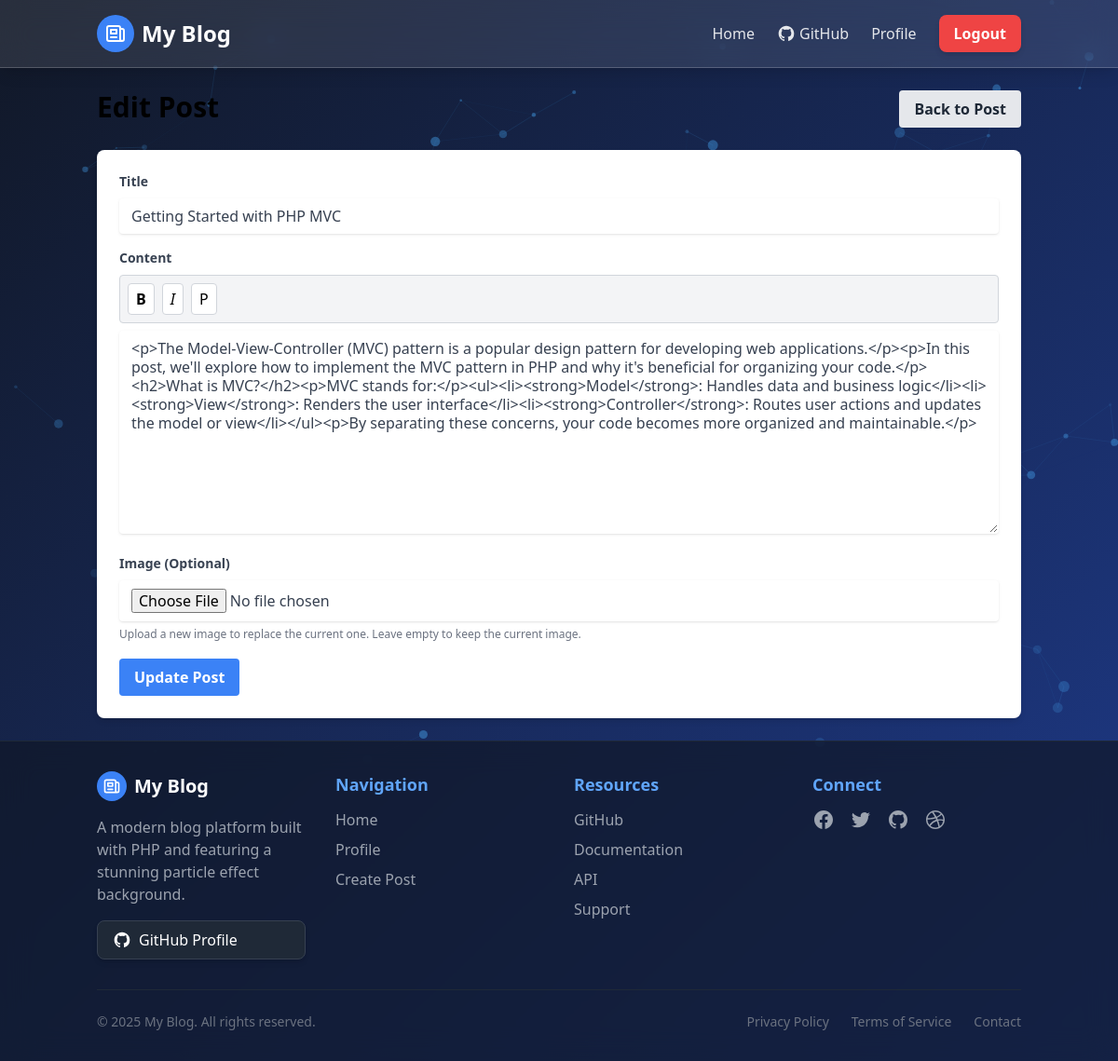
/public/posts/edit/2 (signed in), run on the app's committed database.
### tables this page shows
CREATE TABLE IF NOT EXISTS posts (
  id INT AUTO_INCREMENT PRIMARY KEY,
  user_id INT NOT NULL,
  title VARCHAR(255) NOT NULL,
  slug VARCHAR(255) NOT NULL UNIQUE,
  body TEXT NOT NULL,
  image VARCHAR(255) NOT NULL DEFAULT 'noimage.jpg',
  status ENUM('published', 'draft') NOT NULL DEFAULT 'published',
  created_at TIMESTAMP DEFAULT CURRENT_TIMESTAMP,
  updated_at TIMESTAMP DEFAULT CURRENT_TIMESTAMP ON UPDATE CURRENT_TIMESTAMP,
  FOREIGN KEY (user_id) REFERENCES users(id) ON DELETE CASCADE
);

### app/helpers/Router.php (called while the page is built, shortened)
<?php
class Router {
    protected $currentMethod = DEFAULT_METHOD;
    public function __construct() {
        $url = $this->getUrl();
        if(isset($url[0]) && file_exists('../app/controllers/' . ucwords($url[0]) . '.php')) {
            unset($url[0]);
        }
        $this->currentController = new $this->currentController;
        if(isset($url[1])) {
            if(method_exists($this->currentController, $url[1])) {
                $this->currentMethod = $url[1];
                unset($url[1]);
            }
        }
        $this->params = $url ? array_values($url) : [];
        call_user_func_array([$this->currentController, $this->currentMethod], $this->params);
    }
    public function getUrl() {
        if(isset($_GET['url'])) {
            $url = rtrim($_GET['url'], '/');
            $url = filter_var($url, FILTER_SANITIZE_URL);
            $url = explode('/', $url);
            return $url;
        }
        return ['posts', 'index'];
    }
}
?>

### public/index.php (called while the page is built, shortened)
<?php
require_once '../app/helpers/Router.php';
require_once '../app/models/Database.php';
$router = new Router();
?>

### app/models/Database.php (called while the page is built, shortened)
<?php
class Database {
    private $host = DB_HOST;
    private $user = DB_USER;
    private $pass = DB_PASS;
    private $dbname = DB_NAME;
    private $dbh;
    private $stmt;
    public function __construct() {
        $dsn = 'mysql:host=' . $this->host . ';dbname=' . $this->dbname;
        $options = array(
            PDO::ATTR_PERSISTENT => true,
            PDO::ATTR_ERRMODE => PDO::ERRMODE_EXCEPTION
        );
        try {
            $this->dbh = new PDO($dsn, $this->user, $this->pass, $options);
        } catch(PDOException $e) {
            $this->error = $e->getMessage();
            echo 'Database Connection Error: ' . $this->error;
        }
    }
    public function query($sql) {
        $this->stmt = $this->dbh->prepare($sql);
    }
    public function bind($param, $value, $type = null) {
        if(is_null($type)) {
            switch(true) {
                default:
                    $type = PDO::PARAM_STR;
            }
        }
        $this->stmt->bindValue($param, $value, $type);
    }
    public function execute() {
        return $this->stmt->execute();
    }
    public function single() {
        $this->execute();
        return $this->stmt->fetch(PDO::FETCH_OBJ);
    }
}
?>

### app/models/Post.php (called while the page is built, shortened)
<?php
class Post {
    private $db;
    public function __construct() {
        $this->db = new Database;
    }
    public function getPostById($id) {
        $this->db->query('SELECT p.*, u.username, u.name
                          FROM posts p
                          INNER JOIN users u
                          ON p.user_id = u.id
                          WHERE p.id = :id');
        $this->db->bind(':id', $id);
        return $this->db->single();
    }
}
?>

### app/views/posts/edit.php (the view, shortened to what this page needs)
<?php require APPROOT . '/views/includes/header.php'; ?>
<div class="flex justify-between items-start mb-6">
  <h1 class="text-3xl font-bold">Edit Post</h1>
  <a href="<?php echo BASE_URL; ?>/posts/show/<?php echo $data['id']; ?>" class="bg-gray-200 hover:bg-gray-300 text-gray-800 font-semibold py-2 px-4 rounded">
    <i class="fas fa-arrow-left"></i> Back to Post
  </a>
</div>
<div class="bg-white rounded-lg shadow-md p-6">
  <form action="<?php echo BASE_URL; ?>/posts/edit/<?php echo $data['id']; ?>" method="post" enctype="multipart/form-data">
    <div class="mb-4">
      <label for="title" class="block text-gray-700 text-sm font-bold mb-2">Title</label>
      <input type="text" name="title" id="title" class="shadow appearance-none border rounded w-full py-2 px-3 text-gray-700 leading-tight focus:outline-none focus:shadow-outline <?php echo (!empty($data['title_err'])) ? 'border-red-500' : ''; ?>" value="<?php echo $data['title']; ?>" placeholder="Post Title">
    </div>
    <div class="mb-4">
      <label for="body" class="block text-gray-700 text-sm font-bold mb-2">Content</label>
      <textarea name="body" id="body" rows="10" class="shadow appearance-none border rounded w-full py-2 px-3 text-gray-700 leading-tight focus:outline-none focus:shadow-outline <?php echo (!empty($data['body_err'])) ? 'border-red-500' : ''; ?>" placeholder="Post Content"><?php echo $data['body']; ?></textarea>
    </div>
    <div class="mb-4">
      <label for="image" class="block text-gray-700 text-sm font-bold mb-2">Image (Optional)</label>
      <input type="file" name="image" id="image" class="shadow appearance-none border rounded w-full py-2 px-3 text-gray-700 leading-tight focus:outline-none focus:shadow-outline">
      <span class="text-gray-500 text-xs">Upload a new image to replace the current one. Leave empty to keep the current image.</span>
    </div>
    <button type="submit" class="bg-blue-500 hover:bg-blue-700 text-white font-bold py-2 px-4 rounded focus:outline-none focus:shadow-outline">
      Update Post
    </button>
  </form>
</div>
<?php require APPROOT . '/views/includes/footer.php'; ?>

### public/css/style.css (style rules this page uses)
input, textarea, select { backdrop-filter: blur(4px); -webkit-backdrop-filter: blur(4px); background-color: rgba(255, 255, 255, 0.05); border: 1px solid rgba(255, 255, 255, 0.1); color: white; transition: all 0.3s ease; max-width: 100%; }

### data on the page
posts: title "Getting Started with PHP MVC", body "<p>The Model-View-Controller (MVC) pattern is a popular design pattern for developing web applications.</p><p>In this post, we'll explore how to implement the MVC pattern in PHP and why it's beneficial for organizing your code.</p><h2>What is MVC?</h2><p>MVC stands for:</p><ul><li><strong>Model</strong>: Handles data and business logic</li><li><strong>View</strong>: Renders the user interface</li><li><strong>Controller</strong>: Routes user actions and updates the model or view</li></ul><p>By separating these concerns, your code becomes more organized and maintainable.</p>"

### other printed values
APP_NAME "My Blog"
